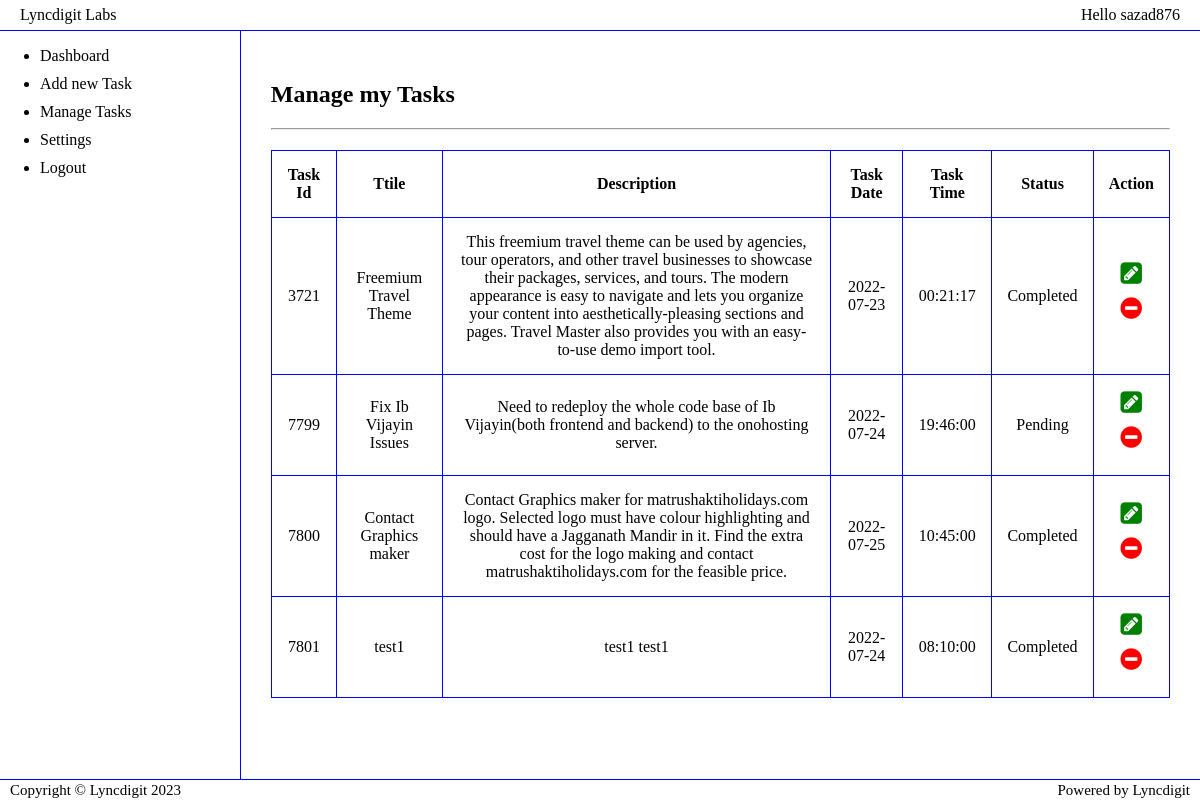
Screenshot of /manage-tasks/index.php (signed in) with the database file from the repository.
### tables this page shows
CREATE TABLE `tasks` (
  `slno` int(255) NOT NULL,
  `taskid` int(255) NOT NULL,
  `userid` varchar(255) NOT NULL,
  `title` varchar(255) NOT NULL,
  `description` longtext NOT NULL,
  `task_date` date NOT NULL,
  `task_time` time NOT NULL,
  `is_completed` tinyint(1) NOT NULL DEFAULT 0,
  `created_on` timestamp NOT NULL DEFAULT current_timestamp()
);

### manage-tasks/index.php (the view, shortened to what this page needs)
<?php
include_once "../config.php";
$current_user = ___CURRENT_USER___;
$query = "SELECT * FROM `tasks` WHERE `tasks`.`userid` = '$current_user' ORDER BY `tasks`.`created_on` ASC";
$run_query = mysqli_query($conn, $query);
?>
<!DOCTYPE html>
<html lang="en">
<head>
    <link rel="stylesheet" href="https://cdnjs.cloudflare.com/ajax/libs/font-awesome/4.7.0/css/font-awesome.min.css">
    <link rel="stylesheet" href="<?= ___ABS_PATH___ ?>styles/style001.css">
</head>
<body>
    <?php
    include_once "../assets/header.php";
    ?>
    <section>
        <?php
        include_once "../assets/sidebar.php";
        ?>
        <div class="tms-main-container">
            <h1>Manage my Tasks</h1>
            <hr />
            <div class="task-posts-container">
                <table>
                    <tr>
                        <th>Task Id</th>
                        <th>Ttile</th>
                        <th>Description</th>
                        <th>Task Date</th>
                        <th>Task Time</th>
                        <th>Status</th>
                        <th>Action</th>
                    </tr>
                    <?php
                    if (mysqli_num_rows($run_query) > 0) {
                        while ($row = mysqli_fetch_assoc($run_query)) {
                            echo '<tr>';
                            echo '<td>' . $row['taskid'] . '</td>';
                            echo '<td>' . $row['title'] . '</td>';
                            echo '<td>' . $row['description'] . '</td>';
                            echo '<td>' . $row['task_date'] . '</td>';
                            echo '<td>' . $row['task_time'] . '</td>';
                            if($row['is_completed'] == 1){
                                echo '<td>Completed</td>';
                            } else {
                                echo '<td>Pending</td>';
                            }
                            echo '
                                <td>
                                    <div class="actions-column">
                                        <a href="./edit-task?taskid=' . $row['taskid'] . '"><i class="fa fa-pencil-square edit-square" aria-hidden="true"></i></a>
                                        <a href="./delete-task?taskid=' . $row['taskid'] . '"><i class="fa fa-minus-circle remove-circle" aria-hidden="true"></i></a>
                                    </div>
                                </td>
                            ';
                            echo '</tr>';
                        }
                    } else {
                        echo '<tr><td colspan="7">No tasks found to manage!</td></tr>';
                    }
                    ?>
                </table>
            </div>
        </div>
    </section>
    <?php
    include_once "../assets/footer.php";
    ?>
</body>
</html>

### styles/style001.css (style rules this page uses)
html, body { height: 100%; width: 100%; margin: 0; padding: 0; box-sizing: border-box; display: flex; flex-direction: column; background-color: white; }
body { position: relative; }
a { all: unset; cursor: pointer; }
section { height: calc(100% - 50px); width: 100%; display: flex; flex-direction: row; }
section .tms-main-container { width: calc(80% - 60px); height: calc(100% - 60px); padding: 30px; overflow-y: auto; }
section .tms-main-container .task-posts-container { height: auto; width: 100%; margin-top: 20px; display: flex; flex-direction: column; }
section .tms-main-container .task-posts-container table { width: 100%; border-collapse: collapse; }
section .tms-main-container .task-posts-container table tr { text-align: center; }
section .tms-main-container .task-posts-container table th, section .tms-main-container .task-posts-container table td { border: 1px solid blue; padding: 15px; }
section .tms-main-container .task-posts-container table th .actions-column, section .tms-main-container .task-posts-container table td .actions-column { display: flex; flex-direction: column; }
section .tms-main-container .task-posts-container table th .actions-column i, section .tms-main-container .task-posts-container table td .actions-column i { color: blue; font-size: 25px; margin-bottom: 10px; cursor: pointer; }
section .tms-main-container .task-posts-container table th .actions-column .remove-circle, section .tms-main-container .task-posts-container table td .actions-column .remove-circle { color: red; }
section .tms-main-container .task-posts-container table th .actions-column .edit-square, section .tms-main-container .task-posts-container table td .actions-column .edit-square { color: green; }

### rows the page displays
tasks: taskid "3721", title "Freemium Travel Theme", description "This freemium travel theme can be used by agencies, tour operators, and other travel businesses to showcase their packages, services, and tours. The modern appearance is easy to navigate and lets you organize your content into aesthetically-pleasing sections and pages. Travel Master also provides you with an easy-to-use demo import tool.", task_date "2022-07-23", task_time "00:21:17", is_completed "Completed"
tasks: taskid "7799", title "Fix Ib Vijayin Issues", description "Need to redeploy the whole code base of Ib Vijayin(both frontend and backend) to the onohosting server.", task_date "2022-07-24", task_time "19:46:00", is_completed "Pending"
tasks: taskid "7800", title "Contact Graphics maker", description "Contact Graphics maker for matrushaktiholidays.com logo. Selected logo must have colour highlighting and should have a Jagganath Mandir in it. Find the extra cost for the logo making and contact matrushaktiholidays.com for the feasible price.", task_date "2022-07-25", task_time "10:45:00", is_completed "Completed"
tasks: taskid "7801", title "test1", description "test1 test1", task_date "2022-07-24", task_time "08:10:00", is_completed "Completed"

### other values shown
$_SESSION['tms_userid'] "sazad876"
